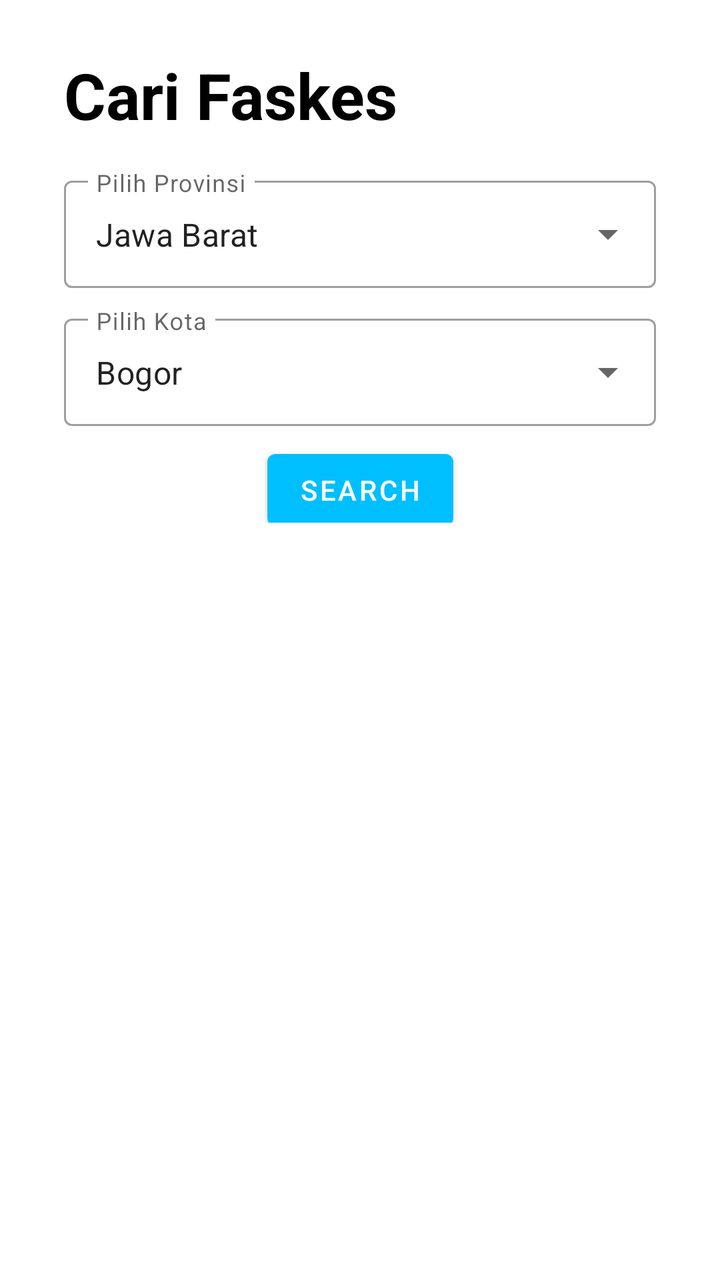
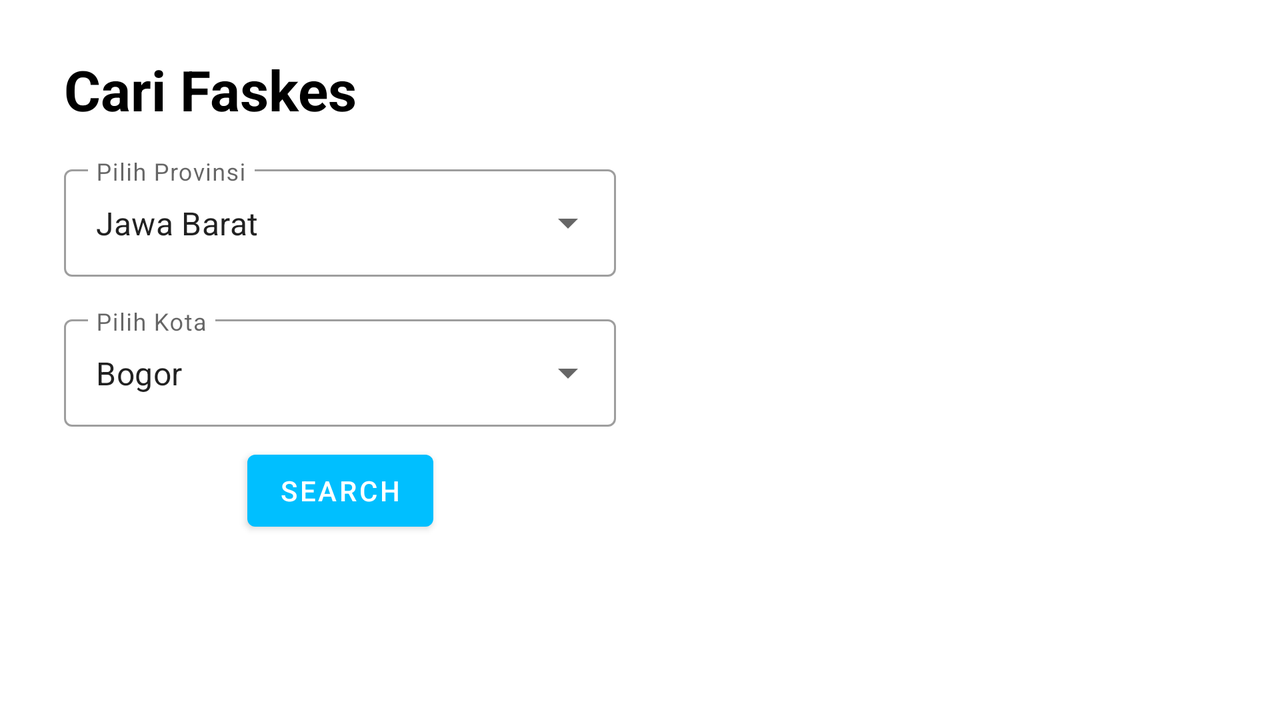

The same Android screen from two of the app's own layout files: first res/layout/ as a phone draws it, then the repository's variant for another configuration, drawn on a device whose configuration selects that folder. Both files follow.
<!-- AndroidManifest.xml: application theme Theme.PerluDilindungi -->
<!-- res/layout/activity_cari_faskes.xml -->
<?xml version="1.0" encoding="utf-8"?>
<LinearLayout
    xmlns:android="http://schemas.android.com/apk/res/android"
    xmlns:app="http://schemas.android.com/apk/res-auto"
    xmlns:tools="http://schemas.android.com/tools"
    android:orientation="vertical"
    android:layout_width="match_parent"
    android:layout_height="match_parent"
    android:paddingTop="26dp"
    android:paddingBottom="26dp"
    android:paddingLeft="32dp"
    android:paddingRight="32dp"
    tools:context=".faskes.CariFaskesActivity">

  <androidx.constraintlayout.widget.ConstraintLayout
      android:layout_width="match_parent"
      android:layout_height="match_parent"
      android:layout_weight="3">
    <TextView
        android:id="@+id/textCariFaskes"
        android:layout_width="wrap_content"
        android:layout_height="wrap_content"
        android:text="Cari Faskes"
        android:textColor="#000000"
        android:textSize="32sp"
        android:textStyle="bold"
        app:layout_constraintStart_toStartOf="parent"
        app:layout_constraintTop_toTopOf="parent" />

    <com.google.android.material.textfield.TextInputLayout
        android:id="@+id/textInputLayoutProvinsi"
        style="@style/Widget.MaterialComponents.TextInputLayout.OutlinedBox.ExposedDropdownMenu"
        android:layout_width="match_parent"
        android:layout_height="wrap_content"
        android:layout_marginTop="16dp"
        android:hint="Pilih Provinsi"
        app:layout_constraintEnd_toEndOf="parent"
        app:layout_constraintStart_toStartOf="@+id/textCariFaskes"
        app:layout_constraintTop_toBottomOf="@+id/textCariFaskes">

      <AutoCompleteTextView
          android:id="@+id/autoCompleteTextViewProvinsi"
          android:layout_width="match_parent"
          android:layout_height="match_parent"
          android:layout_weight="1"
          android:inputType="none"
          android:paddingTop="16dp"
          android:paddingBottom="16dp"
          android:text="Jawa Barat" />

    </com.google.android.material.textfield.TextInputLayout>

    <com.google.android.material.textfield.TextInputLayout
        android:id="@+id/textInputLayoutKota"
        style="@style/Widget.MaterialComponents.TextInputLayout.OutlinedBox.ExposedDropdownMenu"
        android:layout_width="match_parent"
        android:layout_height="wrap_content"
        android:layout_marginTop="10dp"
        android:hint="Pilih Kota"
        app:layout_constraintEnd_toEndOf="@+id/textInputLayoutProvinsi"
        app:layout_constraintStart_toStartOf="@+id/textInputLayoutProvinsi"
        app:layout_constraintTop_toBottomOf="@+id/textInputLayoutProvinsi">

      <AutoCompleteTextView
          android:id="@+id/autoCompleteTextViewKota"
          android:layout_width="match_parent"
          android:layout_height="match_parent"
          android:inputType="none"
          android:paddingTop="16dp"
          android:paddingBottom="16dp"
          android:text="Bogor" />
    </com.google.android.material.textfield.TextInputLayout>

    <Button
        android:id="@+id/buttonSearch"
        android:layout_width="wrap_content"
        android:layout_height="wrap_content"
        android:layout_marginTop="8dp"
        android:text="Search"
        app:layout_constraintEnd_toEndOf="parent"
        app:layout_constraintStart_toStartOf="parent"
        app:layout_constraintTop_toBottomOf="@+id/textInputLayoutKota" />

  </androidx.constraintlayout.widget.ConstraintLayout>

  <FrameLayout
      android:id="@+id/frameLayoutFaskes"
      android:layout_width="match_parent"
      android:layout_height="match_parent"
      android:layout_weight="2"
      app:layout_constraintBottom_toBottomOf="parent"
      app:layout_constraintTop_toBottomOf="@+id/buttonSearch"
      tools:layout_editor_absoluteX="-4dp" />

</LinearLayout>
<!-- resources referenced by this layout -->
<resources>
  <style name="Theme.PerluDilindungi" parent="Theme.MaterialComponents.DayNight.DarkActionBar">
          
          <item name="colorPrimary">@color/sky_blue</item>
          <item name="colorPrimaryVariant">@color/purple_700</item>
          <item name="colorOnPrimary">@color/white</item>
          
          <item name="colorSecondary">@color/teal_200</item>
          <item name="colorSecondaryVariant">@color/teal_700</item>
          <item name="colorOnSecondary">@color/black</item>
          
          <item name="android:statusBarColor" tools:targetApi="l">@color/sky_blue</item>
          
      </style>
  <color name="sky_blue">#FF00BFFF</color>
  <color name="purple_700">#FF3700B3</color>
  <color name="white">#FFFFFFFF</color>
  <color name="teal_200">#FF03DAC5</color>
  <color name="teal_700">#FF018786</color>
  <color name="black">#FF000000</color>
</resources>
<!-- res/layout-land/activity_cari_faskes.xml (the repository's variant of the layout above) -->
<!-- drawn on the phone turned sideways -->
<?xml version="1.0" encoding="utf-8"?>
<LinearLayout xmlns:android="http://schemas.android.com/apk/res/android"
    xmlns:app="http://schemas.android.com/apk/res-auto"
    xmlns:tools="http://schemas.android.com/tools"
    android:layout_width="match_parent"
    android:layout_height="match_parent"
    android:paddingTop="26dp"
    android:paddingBottom="26dp"
    android:paddingLeft="32dp"
    android:paddingRight="32dp"
    android:orientation="horizontal"
    tools:context=".faskes.CariFaskesActivity">

      <androidx.constraintlayout.widget.ConstraintLayout
          android:layout_width="match_parent"
          android:layout_height="match_parent"
          android:layout_weight="1"
          android:paddingRight="12dp">

        <TextView
            android:id="@+id/textCariFaskes"
            android:layout_width="wrap_content"
            android:layout_height="wrap_content"
            android:text="Cari Faskes"
            android:textColor="#000000"
            android:textSize="28sp"
            android:textStyle="bold"
            app:layout_constraintStart_toStartOf="parent"
            app:layout_constraintTop_toTopOf="parent" />

        <com.google.android.material.textfield.TextInputLayout
            android:id="@+id/textInputLayoutProvinsi"
            style="@style/Widget.MaterialComponents.TextInputLayout.OutlinedBox.ExposedDropdownMenu"
            android:layout_width="match_parent"
            android:layout_height="wrap_content"
            android:layout_marginTop="16dp"
            android:hint="Pilih Provinsi"
            app:layout_constraintEnd_toEndOf="parent"
            app:layout_constraintStart_toStartOf="@+id/textCariFaskes"
            app:layout_constraintTop_toBottomOf="@+id/textCariFaskes">

          <AutoCompleteTextView
              android:id="@+id/autoCompleteTextViewProvinsi"
              android:layout_width="match_parent"
              android:layout_height="match_parent"
              android:layout_weight="1"
              android:inputType="none"
              android:paddingTop="16dp"
              android:paddingBottom="16dp"
              android:text="Jawa Barat" />

        </com.google.android.material.textfield.TextInputLayout>

        <com.google.android.material.textfield.TextInputLayout
            android:id="@+id/textInputLayoutKota"
            style="@style/Widget.MaterialComponents.TextInputLayout.OutlinedBox.ExposedDropdownMenu"
            android:layout_width="match_parent"
            android:layout_height="wrap_content"
            android:layout_marginTop="16dp"
            android:hint="Pilih Kota"
            app:layout_constraintEnd_toEndOf="@+id/textInputLayoutProvinsi"
            app:layout_constraintStart_toStartOf="@+id/textInputLayoutProvinsi"
            app:layout_constraintTop_toBottomOf="@+id/textInputLayoutProvinsi">

          <AutoCompleteTextView
              android:id="@+id/autoCompleteTextViewKota"
              android:layout_width="match_parent"
              android:layout_height="match_parent"
              android:layout_weight="1"
              android:inputType="none"
              android:paddingTop="16dp"
              android:paddingBottom="16dp"
              android:text="Bogor" />
        </com.google.android.material.textfield.TextInputLayout>

        <Button
            android:id="@+id/buttonSearch"
            android:layout_width="wrap_content"
            android:layout_height="wrap_content"
            android:layout_marginTop="8dp"
            android:text="Search"
            app:layout_constraintEnd_toEndOf="parent"
            app:layout_constraintStart_toStartOf="parent"
            app:layout_constraintTop_toBottomOf="@+id/textInputLayoutKota" />

      </androidx.constraintlayout.widget.ConstraintLayout>

    <FrameLayout
        android:id="@+id/frameLayoutFaskes"
        android:layout_width="match_parent"
        android:layout_height="match_parent"
        android:layout_weight="1"
        android:paddingLeft="12dp"
        app:layout_constraintBottom_toBottomOf="parent"
        app:layout_constraintTop_toBottomOf="@+id/buttonSearch"
        tools:layout_editor_absoluteX="-4dp"></FrameLayout>

</LinearLayout>
